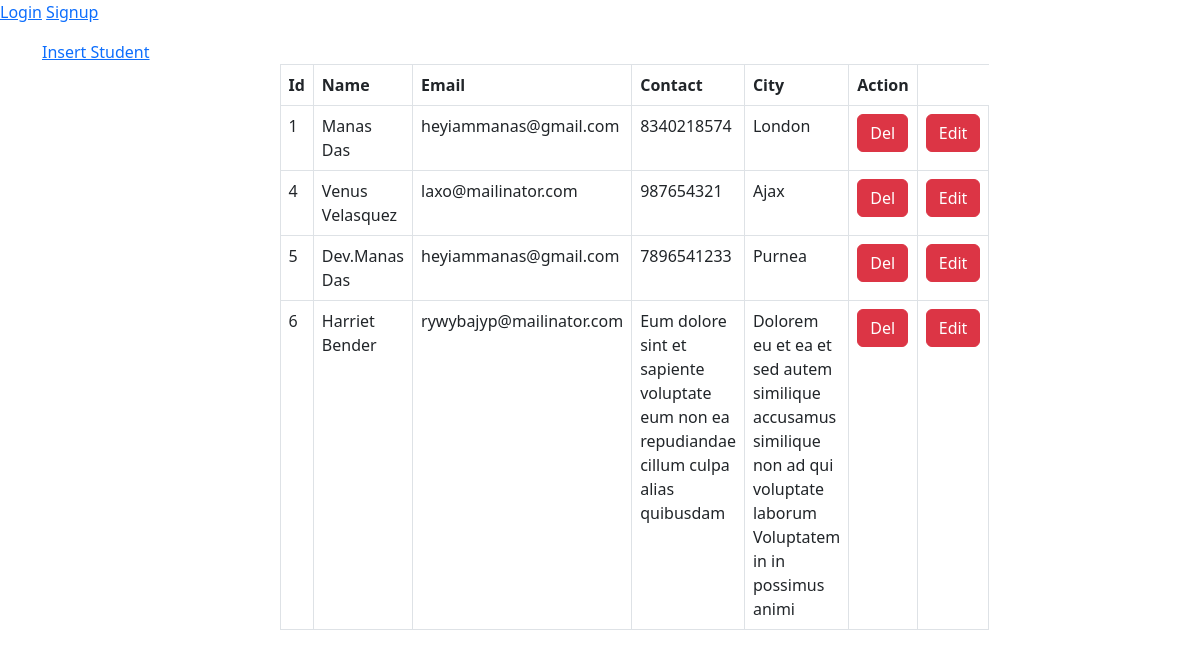
The page / on the database its author committed.
### students/models.py (models this page shows, shortened)
class StudentsRecord(models.Model):
    name = models.CharField(max_length=200)
    email = models.CharField(max_length=200)
    contact = models.CharField(max_length=200)
    city = models.CharField(max_length=200)

### students/views.py (the view)
# urls.py: path('', StudentView.as_view(), name="homepage"),
class StudentView(ListView):
    model = StudentsRecord

### template/students/studentsrecord_list.html
{% extends "parent.html" %}
{% block content %}
<div class="container mt-3">
    <div class="row">
            <a href="{% url 'insertPage' %}">Insert Student</a>
        <div class="col-7 mx-auto">
            <table class="table table-bordered">
                <thead>
                    <tr>
                        <th>Id</th>
                        <th>Name</th>
                        <th>Email</th>
                        <th>Contact</th>
                        <th>City</th>
                        <th>Action</th>
                    </tr>
                </thead>
                <tbody>
                    {% for student in object_list  %}
                      <tr>
                            <td>{{ student.id }}</td>
                            <td>{{ student.name }}</td>
                            <td>{{ student.email }}</td>
                            <td>{{ student.contact }}</td>
                            <td>{{ student.city }}</td>
                            <td><a href="{% url 'deleteStudent' student.id %}" class="btn btn-danger">Del</a></td>
                            <td><a href="{% url 'StudentEditView' student.id %}" class="btn btn-danger">Edit</a></td>
                      </tr>
                    {% endfor %}
                </tbody>
            </table>
        </div>
    </div>
</div>
{% endblock content %}

### rows shown on the page
StudentsRecord: id "1", name "Manas Das", email "heyiammanas@gmail.com", contact "8340218574", city "London"
StudentsRecord: id "4", name "Venus Velasquez", email "laxo@mailinator.com", contact "987654321", city "Ajax"
StudentsRecord: id "5", name "Dev.Manas Das", email "heyiammanas@gmail.com", contact "7896541233", city "Purnea"
StudentsRecord: id "6", name "Harriet Bender", email "rywybajyp@mailinator.com", contact "Eum dolore sint et sapiente voluptate eum non ea repudiandae cillum culpa alias quibusdam", city "Dolorem eu et ea et sed autem similique accusamus similique non ad qui voluptate laborum Voluptatem in in possimus animi"
